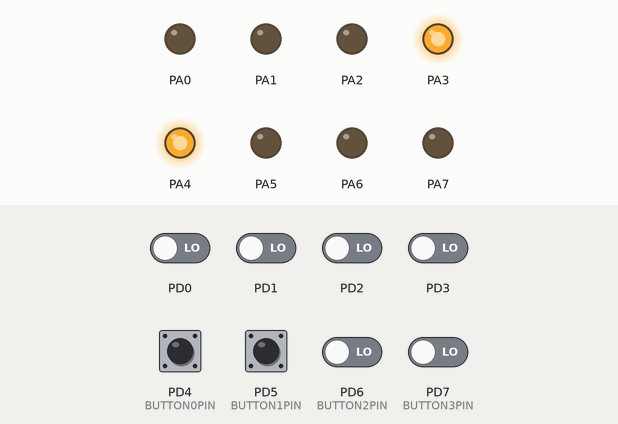
Recording of a program running on a simulated ATmega128, built with avr-gcc and emulated at 16 MHz. Shown: output pins drawn as LEDs (lit = HIGH). Dashed ring = blinking. The inputs (shaded band) are chosen by the test bench; at power-on: PD0–3, PD4 (BUTTON0PIN), PD5 (BUTTON1PIN), PD6 (BUTTON2PIN), PD7 (BUTTON3PIN) LOW.

Above: at 1.2 s.
1.3 s: PD4 (BUTTON0PIN) pulled HIGH for 0.15 s
At 1.9 s:
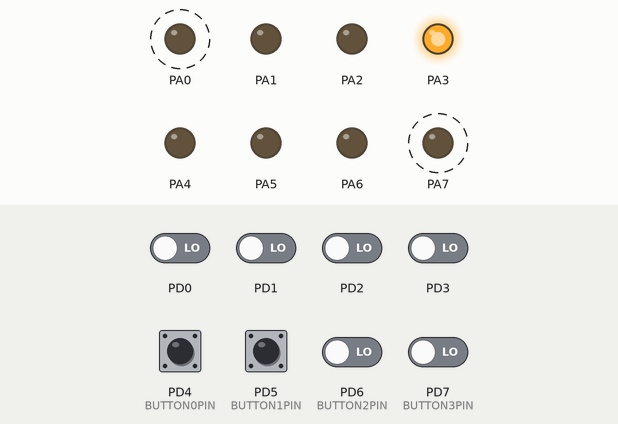
4.4 s: PD5 (BUTTON1PIN) pulled HIGH for 0.15 s
At 5.6 s:
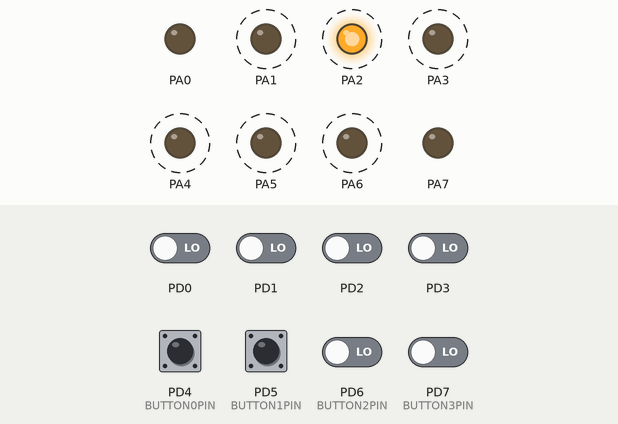
7.5 s: PD4 (BUTTON0PIN) pulled HIGH for 1 s
At 8.9 s:
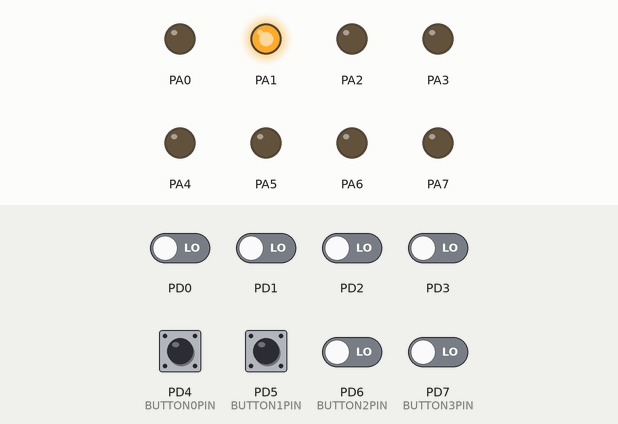
11.3 s: PD4 (BUTTON0PIN) pulled HIGH for 0.15 s
At 12.1 s:
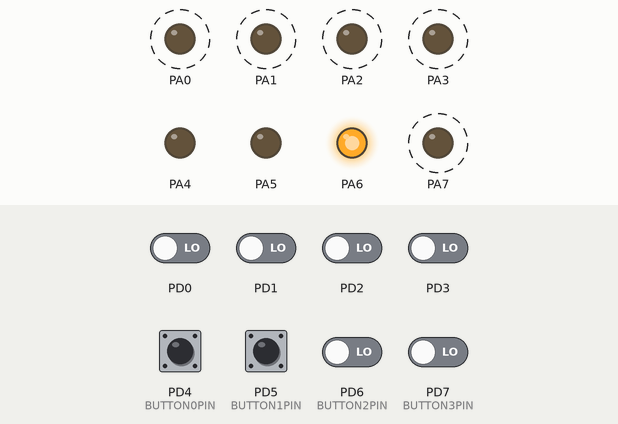
14.4 s: PD5 (BUTTON1PIN) pulled HIGH for 1 s
18.4 s: PD5 (BUTTON1PIN) pulled HIGH for 0.15 s
Timing chart, 0 to 69.0 s (numbered marks = the images above; inputs shaded):
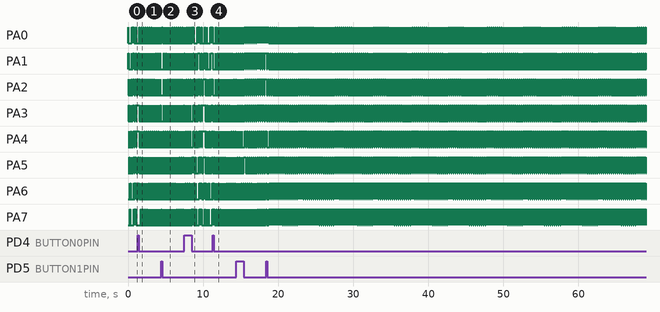

Measured:
- by itself, PA2: alternates HIGH for 0.09 s and LOW for 0.18 s
- by itself, PA3: alternates HIGH for 0.12 s and LOW for 0.15 s
- by itself, PA4: repeats every 0.27 s: HIGH 0.15 s, LOW 0.12 s
- by itself, PA5: repeats every 0.27 s: HIGH 0.18 s, LOW 0.09 s
- by itself, PA6: repeats every 0.27 s: HIGH 0.21 s, LOW 0.06 s
- by itself, PA7: repeats every 0.27 s: HIGH 0.24 s, LOW 0.03 s

The program:

main.c
```c
/*
 * 01.LED_CONTROL.c
 *
 * Created: 2025-03-04 오후 4:25:34
 * Author : microsoft
 */

#define  F_CPU 16000000UL  // 16MHZ
#include <avr/io.h>
#include <util/delay.h>  // _delay_ms _delay_us
#include <avr/interrupt.h> //sei()
#include "button.h"

extern int led_main(void);   // 선언
extern void init_button(void);
extern int get_button(int button_num, int button_pin);

extern void led_all_on(void);
extern void led_all_off(void);
extern void shift_left_ledon(void);
extern void shift_right_ledon(void);
extern void shift_left_keep_ledon(void);
extern void shift_right_keep_ledon(void);
extern void flower_on(void);
extern void flower_off(void);
extern int fnd_main(void);
void init_timer0(void);

volatile int msec_count=0;
//volatile 변수 type앞에 volatile을 선언 하는 이유: compiler한테 최적화 방지 지시
/*
예) 1~10 합을 구하는 프로그램
int=0; int sum=0;
while(i<=10)
{
	i++; sum +=i;
}
printf("sum --> %d\n", sum); //1~10
*/
// TIMER0_OVF_vect : P278 표12-3
// ISR(Interrupt Service Routine(함수)
// --> H/W가 SW한테 event(상황변화)가 일어 났다고 알려 주는 공간
// 250개의 pulse를 count(1ms)하면 이곳으로 자동적으로 들어 온다.
// ISR루틴(함수)은 가능한 짧게 작성 한다.

int led_toggle=0;
ISR(TIMER0_OVF_vect)
{
	// 6~256 : 250(1ms) 그래서 TCTN0를 6으로 설정하는 것이다.
	TCNT0=6;
	msec_count++; //1ms마다 1씩 증가


}


int main(void)
{

	init_timer0();
	led_main();

	fnd_main();

	while(1)
	{
			if(msec_count>=1000)
			{
				msec_count=0;
				led_toggle = !led_toggle;
			}
			if(led_toggle)
			PORTA=0xff;
			else PORTA=0x00;

	}
}

// none O/S 또는 loop monitor방식
#if 0
int main(void)
{
	int button0_state=0;  // 초기 상태를 0으로 출발

	init_timer0();
    fnd_main();

	void (*fp[]) (void) =
	{
		led_all_off,
		led_all_on,
		shift_left_ledon,
		shift_right_ledon,
		shift_left_keep_ledon,
		shift_right_keep_ledon,
		flower_on,
		flower_off
	};

	init_button();
	// led_main();
	       //76543210
	DDRA = 0b11111111;   // PORTA를 출력 모드(1)로 설정
	       //---- 상위 nibble : 상위 4bits
		   //    ---- 하위 nibble
	                     // DDR(Data Direction Register) : 방향 설정
						 // 1: 출력 0: 입력을 의미
						 // 0b : 2진수
						 // 0x : hex
						 // DDRA = 0xff;
#if 1   // 함수 포인터 배열
	while (1)
	{
		if (get_button(BUTTON0, BUTTON0PIN))
		{
			button0_state++;
			button0_state %= 8;
		}
		fp[button0_state] ();
	}
#endif

#if 0   // switch ~ case
	while (1)
	{
		if (get_button(BUTTON0, BUTTON0PIN))
		{
			button0_state++;
			button0_state %= 8;
		}
		switch (button0_state) {
		case 0:
			led_all_off();
			break;
		case 1:
			led_all_on();
			break;
		case 2:
			shift_left_ledon();
			break;
		case 3:
			shift_right_ledon();
			break;
		case 4:
			shift_left_keep_ledon();
			break;
		case 5:
			shift_right_keep_ledon();
			break;
		case 6:
			flower_on();
			break;
		case 7:
			flower_off();
			break;
		}
	}
#endif

#if 0	// org
    while (1)   // for(;;)
    {
		// 1 button버튼 처리 (toggle)
		// button0를 1번 누르면 led_all_on
		//                      led_all_off
		if (get_button(BUTTON0, BUTTON0PIN))
		{
			button0_state = !button0_state;  // 반전 0 <--> 1
			if (button0_state)
				led_all_on();
			else led_all_off();
		}
    }
#endif
}
#endif

// timer0를 초기화 시키는 부분
// AVR에서 8bit timer 0/2번중 0번을 초기화 한다
// 임베디드/FPGA 등에서 제일 중요한 것은 초기화를 정확히 해주는 것이다.
// 그래서 이부분을 특별히 신경을 써서 작성 한다.
void init_timer0(void)
{
// 16MHZ / 64 분주(down): divier/prescale
// ------- 분주비 계산 ---
// (1) 16000000Hz / 64 ==> 250,000HZ
// (2) T(주기) 1clock의 소요시간 : 1/f = 1/250,000 == 0.000004sec(4us) : 0.004ms
// (3) 8bit timer OV(OVflow) : 0.004ms x 256 = 0.001024sec --> 1.024ms
// 1ms마다 정확하게 INT를 띄우고 싶으면 0.004ms x 250개 count = 0.001sec ===> 1ms
    TCNT0=6; // TCNT : 0~256 1ms 마다 TIMER0_OVF_vect로 진입 한다.
	         // TCNT = 6으로 설정을 한 이유: 6-->256 : 250개의 펄스를 count하기 때문에 정확히 1ms가 된다.
// (4) 분주비 설정 (250,000HZ --> 250KHz)
TCCR0 |= 1<<CS02 | 0<<CS01 | 0<<CS00; // TCR0 |= 0xf4 보다는 좌측의 code 권장
// (5) Timer0 overflow INT를 허용(enable)
TIMSK |= 1<< TOIE0;
   sei(); //전역(대문)으로 interrupt 허용
}
```

button.c
```c
/*
 * button.c
 *
 * Created: 2025-03-05 오후 2:30:27
 *  Author: microsoft
 */
#include "button.h"
// 버튼 초기화(방향설정: 입력)
// DDRD 76543210
//       1010    초기값
//      10000111 &
// DDRD &= 0x87     // 3.4.5.6을 input으로 설정을 한다. (1) 가독성이 떨어 진다. (code 해석이 어렵다)
//													  (2) port를 변경시 프로그램 수정이 어렵다.
void init_button(void);
int get_button(int button_num, int button_pin);

void init_button(void)
{
	BUTTON_DDR &= ~( 1 << BUTTON0PIN | 1 << BUTTON1PIN | 1 << BUTTON2PIN | 1 << BUTTON3PIN);
}
// 예)
// BUTTON0 : S/W 번호  --> button_num
// BUTTON0PIN : button_pin
// 리턴값 : 1 :  버튼을 눌렀다 떼면 1을 return
//          0 :  ide

int get_button(int button_num, int button_pin)
{
	static unsigned char button_status[BUTTON_NUMER] =
	{BUTTON_RELEASE,BUTTON_RELEASE,BUTTON_RELEASE,BUTTON_RELEASE};
	// 	지역 변수에 static을 쓰면 전역 변수처럼 함수를 빠져 나갔다 다시 들어 와도 값을 유지 한다.
	int currtn_state;

	currtn_state = BUTTON_PIN & (1 << button_pin);   // 버튼을 읽는다.
	if (currtn_state && button_status[button_num] == BUTTON_RELEASE)  // 버튼이 처음 눌려진 noise high
	{
		_delay_ms(60);   // noise가 지나가기를 기다린다.
		button_status[button_num] = BUTTON_PRESS;   // noise가 지나간 상태의 High 상태
		return 0;   // 아직은 완전히 눌렸다 떼어진 상태가 아니다.
	}
	else if (currtn_state==BUTTON_RELEASE && button_status[button_num] == BUTTON_PRESS)
	{
		_delay_ms(60);
		button_status[button_num] = BUTTON_RELEASE;   // 다음 버튼 체크를 위해서 초기화
		return 1;   // 완전히 1번 눌렸다 떼어진 상태로 인정
	}

	return 0;   // 버튼이 open상태
}
```

button.h
```c
/*
 * button.h
 *
 * Created: 2025-03-05 오후 2:30:04
 *  Author: microsoft
 */


#ifndef BUTTON_H_
#define BUTTON_H_
#define  F_CPU 16000000UL  // 16MHZ
#include <avr/io.h>  // PORTA PORTB등의 I/O 관련 register등이 있다.
#include <util/delay.h>  // _delay_ms _delay_us

#define LED_DDR DDRA   // 이렇게 하는 이유: LED PORT가 변경 되면
                       // #define만 바꿔주면 compiler가 변경
#define LED_PORT PORTA
#define BUTTON_DDR DDRD
#define BUTTON_PIN PIND    // PIND는 PORTD를 읽는 register 5v:1  0v:0

#define BUTTON0PIN  4    // PORTD.3
#define BUTTON1PIN  5    // PORTD.4
#define BUTTON2PIN  6    // PORTD.5
#define BUTTON3PIN  7    // PORTD.6

#define BUTTON0   0   // PORTD.3의 가상의 index(S/W 번호)
#define BUTTON1   1   // PORTD.4의 가상의 index(S/W 번호)
#define BUTTON2   2   // PORTD.5의 가상의 index(S/W 번호)
#define BUTTON3   3   // PORTD.6의 가상의 index(S/W 번호)
#define BUTTON_NUMER 4   // button갯수

#define BUTTON_PRESS  1   // 버튼을 누르면 high(active-high)
#define BUTTON_RELEASE 0  // 버튼을 떼면 low
#endif /* BUTTON_H_ */
```

fnd.c
```c
/*
 * fnd.c
 *
 * Created: 2025-03-06 오후 12:23:41
 *  Author: microsoft
 */


#include "fnd.h"
void init_fnd(void);
int fnd_main(void);
void fnd_display(void);

uint32_t ms_count=0;  // ms를 재는 count변수 unsigned int --> uint32_t
uint32_t sec_count=0;  // 초를 재는 count변수 unsigned int --> uint32_t

int fnd_main(void)
{
	init_fnd();

	while (1)
	{
		fnd_display();
		_delay_ms(1);
		ms_count++;
		if (ms_count >= 1000)   // 1000ms --> 1sec
		{
			ms_count=0;
			sec_count++;
		}
	}

	return 0;
}

void fnd_display(void)
{
#if 1  // common 애노우드
                         // 0   1    2    3     4    5   6     7   8    9    .
	uint8_t fnd_font[] = {0xc0,0xf9,0xa4,0xb0,0x99,0x92,0x82,0xd8,0x80,0x90,0x7f};
#else  // common 캐소우드
						 // 0   1    2    3     4    5   6     7   8    9    .
    uint8_t fnd_font[] = {~0xc0,~0xf9,~0xa4,~0xb0,~0x99,~0x92,~0x82,~0xd8,~0x80,~0x90,~0x7f};
#endif

	static int digit_select=0;  // static를 쓰면 전역 변수 처럼 함수가 빠져 나갔다가 다시 들어 오더라도 값을 유지

	switch(digit_select)
	{
		case 0:
#if 1  // common 애노우드
			FND_DIGIT_PORT = 0x80;   // 10000000 FND_DIGIT_PORT = 0x80
#else   // common 캐소우드
			FND_DIGIT_PORT = ~0x80;   // 011111111 FND_DIGIT_PORT = ~0x80
#endif
			FND_DATA_PORT = fnd_font[sec_count % 10];   // 0~9초
			break;
		case 1:
#if 1  // common 애노우드
			FND_DIGIT_PORT = 0x40;   // 10000000
#else   // common 캐소우드
			FND_DIGIT_PORT = ~0x40;
#endif
			FND_DATA_PORT = fnd_font[sec_count / 10 % 6];   // 10단위초
			break;
		case 2:
#if 1  // common 애노우드
			FND_DIGIT_PORT =  0x20;
#else   // common 캐소우
			FND_DIGIT_PORT =  ~0x20; // 011111111
#endif
			FND_DATA_PORT = fnd_font[sec_count / 60 % 10];   // 1단위 분
			break;
		case 3:
#if 1  // common 애노우드
			FND_DIGIT_PORT = 0x10;   // 10000000
#else   // common 캐소우드
			FND_DIGIT_PORT = ~0x10;   // 011111111
#endif
			FND_DATA_PORT = fnd_font[sec_count / 600 % 6];   // 10단위 분
			break;
	}
	digit_select++;
	digit_select %= 4;   // 다음 표시할 자리수 선택
}

void init_fnd(void)
{
	FND_DATA_DDR = 0xff;  // 출력 모드로 설정
	// FND_DIGIT_DDR |= 0xf0;   // 자릿수 선택 7654
	FND_DIGIT_DDR |= 1 << FND_DIGIT_D1 | 1 << FND_DIGIT_D2 | 1 << FND_DIGIT_D3
					 | 1 << FND_DIGIT_D4;
	// fnd를 all off
#if 1  // common 애노우드
	FND_DATA_PORT = ~0x00;   // fnd를 all off  0xff;
#else  // common 캐소우드
	FND_DATA_PORT = 0x00;   // fnd를 all off
#endif
}
```

fnd.h
```c
/*
 * fnd.h
 *
 * Created: 2025-03-06 오후 12:23:18
 *  Author: microsoft
 */


#ifndef FND_H_
#define FND_H_
#define  F_CPU 16000000UL  // 16MHZ
#include <avr/io.h>
#include <util/delay.h>  // _delay_ms _delay_us

#define FND_DATA_PORT  PORTC
#define FND_DATA_DDR   DDRC

#define FND_DIGIT_PORT PORTB
#define FND_DIGIT_DDR  DDRB
#define FND_DIGIT_D1  4
#define FND_DIGIT_D2  5
#define FND_DIGIT_D3  6
#define FND_DIGIT_D4  7

#endif /* FND_H_ */
```

led.c
```c
/*
 * led.c
 *
 * Created: 2025-03-05 오전 10:21:53
 *  Author: microsoft
 */

#include "led.h"
#include "button.h"

int led_main(void);   // 선언
void led_all_on(void);
void led_all_off(void);
void shift_left_ledon(void);
void shift_right_ledon(void);
void shift_left_keep_ledon(void);
void shift_right_keep_ledon(void);
void flower_on(void);
void flower_off(void);
void state_transition(void);

extern int get_button(int button_num, int button_pin);
extern volatile int msec_count;

int state=0;
int manual_state=0;

void (*fp[])(void) =

	{

		shift_left_ledon,
		shift_right_ledon,
		shift_left_keep_ledon,  // _delay_ms(200)
		shift_right_keep_ledon,
		flower_on,
		flower_off
	};

#define AUTO 0
#define MANUAL 1

int mode=0;
// 0: 자동
// 1: 수동
int led_main(void)   // 정의
{
	DDRA = 0xff;   // PORTA에 연결된 pin8개를 output mode로

#if 1
	while(1)
	{
		if (get_button(BUTTON0, BUTTON0PIN))
		{
			mode = !mode;
		}

		if (mode == AUTO)
		{
			fp[state] ();
		}
		else // manual
		{
			if (get_button(BUTTON1, BUTTON1PIN))
			{
				manual_state++;
				manual_state %= 6;
			}
			fp[manual_state]();
		}
		}
	}
#else

	while(1)
	{

		shift_left_ledon(); //state 0
		shift_right_ledon(); // state 1
		shift_left_keep_ledon();  // 2
		shift_right_keep_ledon(); // 3
		flower_on(); // 4
		flower_off(); // 5
	}
#endif


void flower_on(void)
{
	#if 1
	// (1) for문 제거 (2) _delay_ms(30) 제거
	static int i=0;

	if (msec_count >= 100)
	{
		msec_count=0;
		if (i >= 4)
		{
			i=0;
			PORTA=0;
			if (mode == AUTO)
				state_transition();
		}
		else
		{
			PORTA |=  0x10 << i | 0x08 >> i;
			i++;
		}
	}
	#else
	PORTA=0;
	for (int i=0; i < 4; i++)
	{
		PORTA |= 0x10 << i | 0x08 >> i;
		_delay_ms(30);
	}
	#endif
}


void flower_off(void)
{
	unsigned char h=0xf0;
	unsigned char l=0x0f;

	#if 1
	// (1) for문 제거 (2) _delay_ms(30) 제거
	static int i=0;

	if (msec_count >= 30)
	{
		msec_count=0;
		if (i >= 4)
		{
			i=0;
			PORTA=0;
			if (mode == AUTO)
				state_transition();
		}
		else
		{
			PORTA = ((h >> i) & 0xf0) | ((l << i) & 0x0f);
			i++;
		}
	}
	#else

	PORTA=0;
	for (int i=0; i < 4; i++)
	{
		PORTA = (h >> i) & 0xf0 | (l << i) & 0x0f;
		_delay_ms(30);
	}
	PORTA=0;
	_delay_ms(30);
	#endif
}

void shift_left_keep_ledon(void)
{
	#if 1
	// (1) for문 제거 (2) _delay_ms(30) 제거
	static int i=0;

	if (msec_count >= 30)
	{
		msec_count=0;
		if (i >= 8)
		{
			i=0;
			PORTA=0;
			if (mode == AUTO)
				state_transition();
		}
		else
		{
			PORTA |= 0b00000001 << i;
			i++;
		}
	}
	#else

	for (int i=0; i < 8; i++)
	{
		PORTA |= 0b00000001 << i;
		//               1 i=0;
		//        00000010 i=1;
		//        10000000 i=7;
		_delay_ms(30);
	}
	#endif
	}


void shift_right_keep_ledon(void)
{
	#if 1
	{// (1) for문 제거 (2) _delay_ms(30) 제거
	static int i=0;

	if (msec_count >= 30)
	{
		msec_count=0;
		if (i >= 8)
		{
			i=0;
			PORTA=0;
			if (mode == AUTO)
				state_transition();
		}
		else
		{
			PORTA |= 0b10000000 >> i++;
		}
	}
	}
	#else

		PORTA=0;
	for (int i=0; i < 8; i++)
	{
		PORTA |= 0b10000000 >> i;
		//        10000000 i=0;
		//        01000000 i=1;
		_delay_ms(30);
	}
	#endif
}


void shift_left_ledon(void)
{
#if 1
 // (1) for문 제거 (2) _delay_ms(30) 제거
 static int i=0;

 if (msec_count >= 30)
 {
	 msec_count=0;
	 if (i >= 8)
	 {
		 i=0;
		 PORTA=0;
		if (mode == AUTO)
			state_transition();
	 }
	 else
	 {
		 PORTA = 0b00000001 << i++;
	 }
 }
#else
	for (int i=0; i < 8; i++)
	{
		PORTA = 0b00000001 << i;
		//               1 i=0;
	    //        00000010 i=1;
	    //        10000000 i=7;
		_delay_ms(30);
	}
#endif
}

void shift_right_ledon(void)
{
	#if 1
	// (1) for문 제거 (2) _delay_ms(30) 제거
	static int i=0;

	if (msec_count >= 30)
	{
		msec_count=0;
		if (i >= 8)
		{
			i=0;
			PORTA=0;
			if (mode == AUTO)
				state_transition();
		}
		else
		{
			PORTA = 0b10000000 >> i++;
		}
	}
	#else
	PORTA=0;
	for (int i=0; i < 8; i++)
	{
		PORTA = 0b10000000 >> i;
		//        10000000 i=0;
		//        01000000 i=1;
		_delay_ms(30);
	}
	#endif
}

void led_all_on(void)
{
	PORTA = 0xff;
}

void led_all_off(void)
{
	PORTA = 0x00;
}

void state_transition(void)
{

 state++;
 state %= FUNC_NUMBER;

}
```

led.h
```c
/*
 * led.h
 *
 * Created: 2025-03-05 오전 10:21:21
 *  Author: microsoft
 */

#ifndef LED_H_
#define FUNC_NUMBER 6
#define LED_H_
#define  F_CPU 16000000UL  // 16MHZ
#include <avr/io.h>
#include <util/delay.h>  // _delay_ms _delay_us
#endif /* LED_H_ */
```
